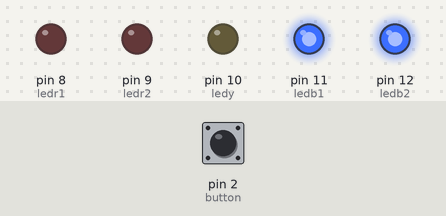
Bench run of a sketch on a simulated Arduino Uno, built with avr-gcc and run on an emulated ATmega328P. Shown: output pins drawn as LEDs (lit = HIGH). Inputs (shaded band) come from the test bench; at power-on: pin 2 (button) LOW.

Above: at 1.2 s.
1.3 s: pin 2 (button) pulled HIGH for 0.15 s
4.4 s: pin 2 (button) pulled HIGH for 3.2 s
At 12.64 s:
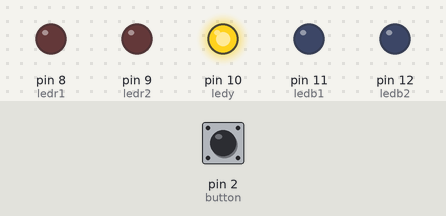
At 14.0 s:
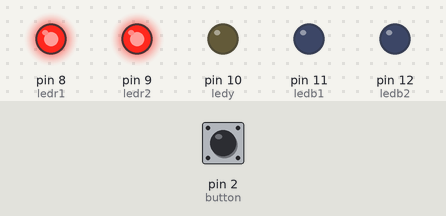
Timing chart, 0 to 19.3 s (numbered marks = the images above; inputs shaded):
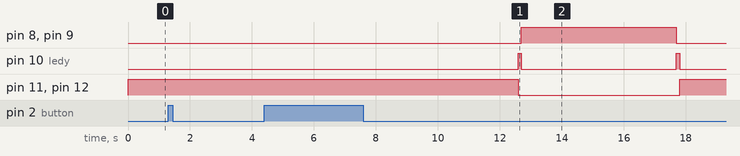

Measured:
- after the input at 1.3 s, every drawn part: stays the same
- by itself, pin 10 (ledy): alternates HIGH for 0.10 s and LOW for 5.0 s

The sketch:

BaiSo2.ino
```cpp
int ledr1 = 8;
int ledr2 = 9;
int ledy = 10;
int ledb1 = 11;
int ledb2 = 12;
int button = 2;
bool check = false;
unsigned long buttonPushedMillis;

void setup() {
  pinMode(button,INPUT);
  pinMode(ledr1,OUTPUT);
  pinMode(ledr2,OUTPUT);
  pinMode(ledy,OUTPUT);
  pinMode(ledb1,OUTPUT);
  pinMode(ledb2,OUTPUT);
}

void loop() {
  unsigned long currentMillis = millis();
  digitalWrite(ledb1,HIGH);
  digitalWrite(ledb2,HIGH);

  int state = digitalRead(button);
  if(state == HIGH) {
    buttonPushedMillis = currentMillis;
    check = true;
  }
  if(check){
    if((unsigned long)(currentMillis - buttonPushedMillis) >= 5000){
      digitalWrite(ledb1,LOW);
      digitalWrite(ledb2,LOW);
      digitalWrite(ledy,HIGH);
      delay(100);

      digitalWrite(ledy,LOW);
      digitalWrite(ledr1,HIGH);
      digitalWrite(ledr2,HIGH);
      delay(5000);

      digitalWrite(ledr1,LOW);
      digitalWrite(ledr2,LOW);
      digitalWrite(ledy,HIGH);
      delay(100);

      digitalWrite(ledy,LOW);
      digitalWrite(ledb1,HIGH);
      digitalWrite(ledb2,HIGH);

      delay(1000);
      check = false;
    }
  }
}
```
